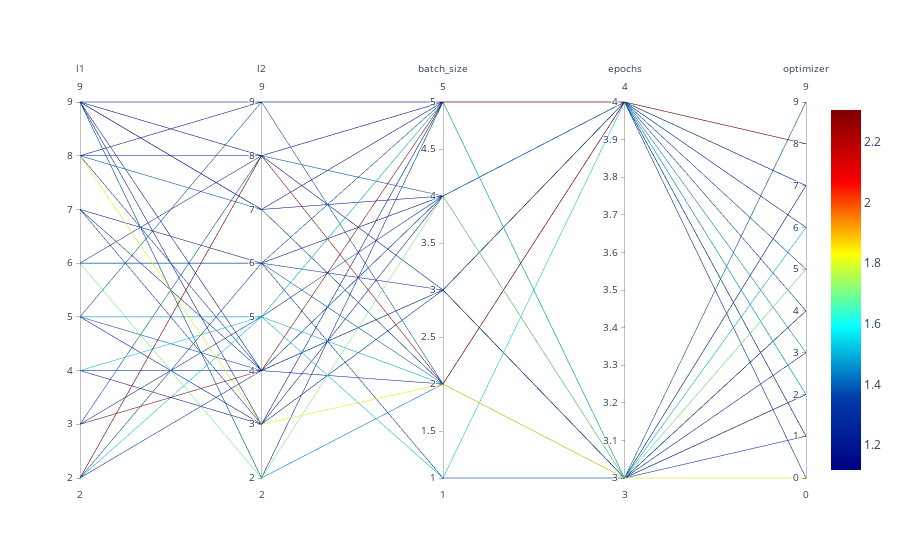

Source (notebook cell):
### Markdown cell above
![Contour plot of the loss as a function of `l1` and `l2`, i.e., the number of neurons in the layers.](./figures/figures14-torch_maans03_60min_10init_2023-05-19_16-34-33_contour_0_1.png){#fig-contour-0-1}

![Contour plot of the loss as a function of the number of epochs and the  neurons in layer `l1`.](./figures/figures14-torch_maans03_60min_10init_2023-05-19_16-34-33_contour_0_3.png){#fig-contour-0-3}

![Contour plot of the loss as a function of the optimizer and the  neurons in layer `l1`.](./figures/figures14-torch_maans03_60min_10init_2023-05-19_16-34-33_contour_0_4.png){#fig-contour-0-4}

![Contour plot of the loss as a function of the number of epochs and the  neurons in layer `l2`.](./figures/figures14-torch_maans03_60min_10init_2023-05-19_16-34-33_contour_1_3.png){#fig-contour-1-3}

![Contour plot of the loss as a function of the optimizer and the  neurons in layer `l2`.](./figures/figures14-torch_maans03_60min_10init_2023-05-19_16-34-33_contour_1_4.png){#fig-contour-1-4}

![Contour plot of the loss as a function of the optimizer and the number of epochs.](./figures/figures14-torch_maans03_60min_10init_2023-05-19_16-34-33_contour_3_4.png){#fig-contour-3-4}


The figures (@fig-contour-0-1 to @fig-contour-3-4) show the contour plots of the loss as a function of the hyperparameters.
These plots are very helpful for benchmark studies and for understanding neural networks.
 `spotPython` provides additional tools for a visual inspection of the results and give valuable insights into the hyperparameter tuning process.
 This is especially useful for model explainability, transparency, and trustworthiness.
In addition to the contour plots, @fig-parallel shows the parallel plot of the hyperparameters.

### Code cell
spot_tuner.parallel_plot()

### Figure 1 — Plotly figure (JSON) as saved in the notebook; plotly's stock layout.template omitted (floating-point values rounded to 4 significant figures)
{"data": [{"dimensions": [{"label": "l1", "range": [2, 9], "values": [6, 6, 8, 5, 8, 4, 3, 9, 7, 8, 5, 7, 2, 5, 6, 9, 4, 3, 2, 4, 9, 9, 9, 2, 9, 5, 9, 9, 6, 9, 2, 5, 9, 8, 7, 2, 3, 5, 6, 8]}, {"label": "l2", "range": [2, 9], "values": [2, 6, 4, 9, 8, 3, 8, 7, 6, 3, 3, 4, 8, 5, 6, 7, 5, 4, 8, 4, 3, 4, 7, 6, 9, 5, 2, 2, 6, 8, 5, 4, 2, 9, 3, 4, 5, 3, 8, 7]}, {"label": "batch_size", "range": [1, 5], "values": [4, 3, 3, 2, 3, 4, 4, 4, 4, 2, 3, 2, 2, 5, 1, 2, 1, 5, 3, 3, 5, 4, 5, 5, 5, 2, 5, 2, 2, 5, 5, 4, 5, 5, 3, 3, 4, 5, 5, 2]}, {"label": "epochs", "range": [3, 4], "values": [3, 4, 3, 3, 4, 4, 4, 3, 3, 3, 4, 3, 4, 4, 3, 4, 4, 4, 3, 3, 3, 3, 4, 4, 4, 3, 4, 4, 3, 4, 3, 4, 4, 4, 4, 3, 4, 3, 4, 3]}, {"label": "optimizer", "range": [0, 9], "values": [5, 5, 1, 9, 7, 6, 5, 7, 4, 0, 2, 2, 8, 7, 4, 1, 2, 8, 4, 3, 2, 7, 1, 7, 1, 6, 4, 3, 5, 1, 6, 1, 2, 7, 6, 2, 0, 2, 0, 9]}], "line": {"cmax": 2.306, "cmin": 1.117, "color": [1.703, 1.32, 1.351, 1.381, 1.305, 1.222, 1.384, 1.202, 1.182, 1.814, 1.188, 1.299, 2.306, 1.117, 1.333, 1.158, 1.523, 2.304, 1.293, 1.258, 1.203, 1.239, 1.146, 1.365, 1.182, 1.506, 1.348, 1.432, 1.4, 1.181, 1.531, 1.368, 1.323, 1.221, 1.345, 1.323, 1.297, 1.318, 1.303, 1.385], "colorscale": [[0, "rgb(0,0,131)"], [0.2, "rgb(0,60,170)"], [0.4, "rgb(5,255,255)"], [0.6, "rgb(255,255,0)"], [0.8, "rgb(250,0,0)"], [1, "rgb(128,0,0)"]], "showscale": true}, "type": "parcoords"}], "layout": {}}
